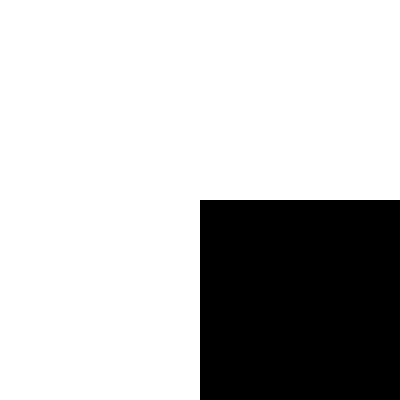
Frame 1 (no input)
Frame 60 (no input): identical to frame 1, image omitted
Frame 120 (the mouse pressed at the canvas centre since frame 60): identical to frame 1, image omitted

The p5.js sketch that drew this single still picture (run headless with seeded random() and noise() and a simulated clock; from frame 60 on, the mouse is pressed at the canvas centre):

// p5.js sketch
// ── sketch.js
/*
referenced from
https://p5js.org/reference/#/p5/deviceMoved
*/
let value = 0;

function setup(){
createCanvas(400,400);
}
function draw() {
  noStroke();
  fill(value);
  rect(width/2, height/2, 250, 250);
}
function deviceMoved() {
  value = value + 5;
  if (value > 255) {
    value = 0;
  }
}
